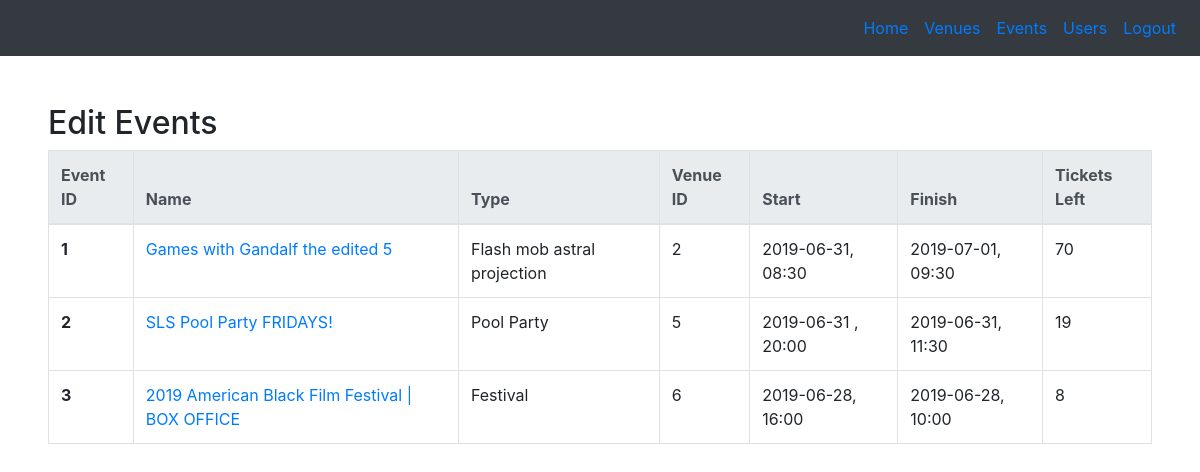
Before: /admin-events (signed in) with the older database file.
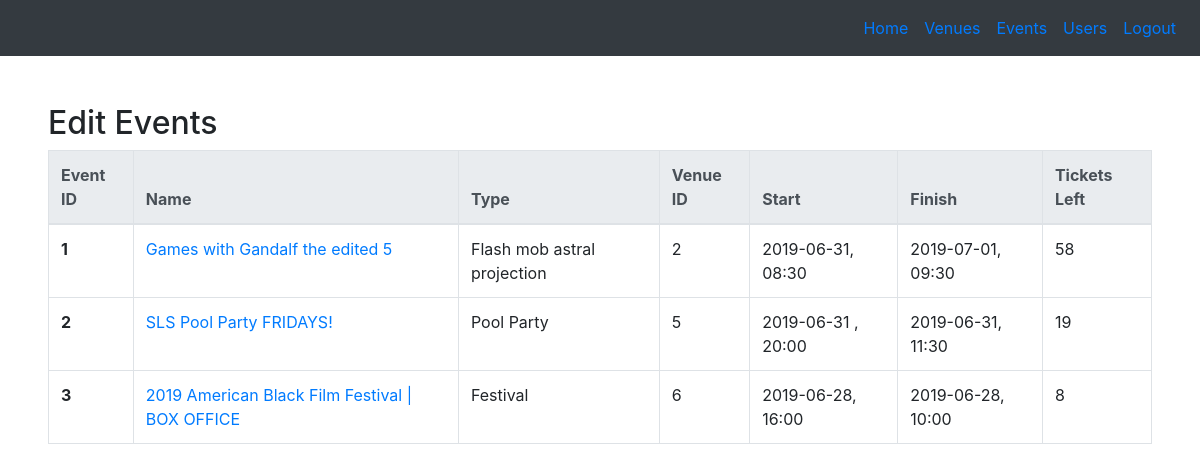
After: the same page with the newer database file.
### tables this page shows
CREATE TABLE 'events' ( eventID INTEGER PRIMARY KEY AUTOINCREMENT NOT NULL,'eventName' VARCHAR NOT NULL,'ticketsLeft' INTEGER NOT NULL,
  type VARCHAR NOT NULL,'startDate' date NOT NULL,'endDate' date NOT NULL,
  description VARCHAR NOT NULL,
  venueID INTEGER NOT NULL,
  adminID INTEGER NOT NULL
, 'endTime'  time NOT NULL  , 'startTime'  time NOT NULL  );

### application.py (the view)
@app.route("/admin-events", methods=["GET"])
@login_required
def adminEvents():
    if 'admin' not in session.keys():
        return redirect("/")
    if request.method == "GET":
        events = db.execute(allEventQry)
        return render_template("admin-events.html", events=events)

### application.py (called while the page is built)
@app.after_request
def after_request(response):
    response.headers["Cache-Control"] = "no-cache, no-store, must-revalidate"
    response.headers["Expires"] = 0
    response.headers["Pragma"] = "no-cache"
    return response

### helpers.py (called while the page is built)
def login_required(f):
    @wraps(f)
    def decorated_function(*args, **kwargs):
        if session.get("user_id") is None:
            return redirect("/login")
        return f(*args, **kwargs)
    return decorated_function

### templates/admin-events.html (shortened to what this page needs)
{% extends "baseadmin.html" %}
{% block body %}
<h2>Edit Events</h2>
<table class="table table-bordered table-hover">
  <thead class="thead-light">
    <tr>
      <th scope="col">Event ID</th>
      <th scope="col">Name</th>
      <th scope="col">Type</th>
      <th scope="col">Venue ID</th>
      <th scope="col">Start</th>
      <th scope="col">Finish</th>
      <th scope="col">Tickets Left</th>
    </tr>
  </thead>
  <tbody>
    {% for event in events %}
    <tr>
      <th scope="row">{{event.eventID}}</th>
      <td scope="row"><a href="{{ '/edit-event/%s'%event.eventID|urlencode }}">{{event.eventName}}</a></td>
      <td scope="row">{{event.type}}</td>
      <td scope="row">{{event.venueID}}</td>
      <td scope="row">{{event.startDate}}, {{event.startTime}}</td>
      <td scope="row">{{event.endDate}}, {{event.endTime}}</td>
      <td scope="row">{{event.ticketsLeft}}</td>
    </tr>
    {% endfor %}
  </tbody>
</table>
{% endblock %}

Changed rows visible on the page:
changed events "Games with Gandalf the edited 5": ticketsLeft "70" → "58"
